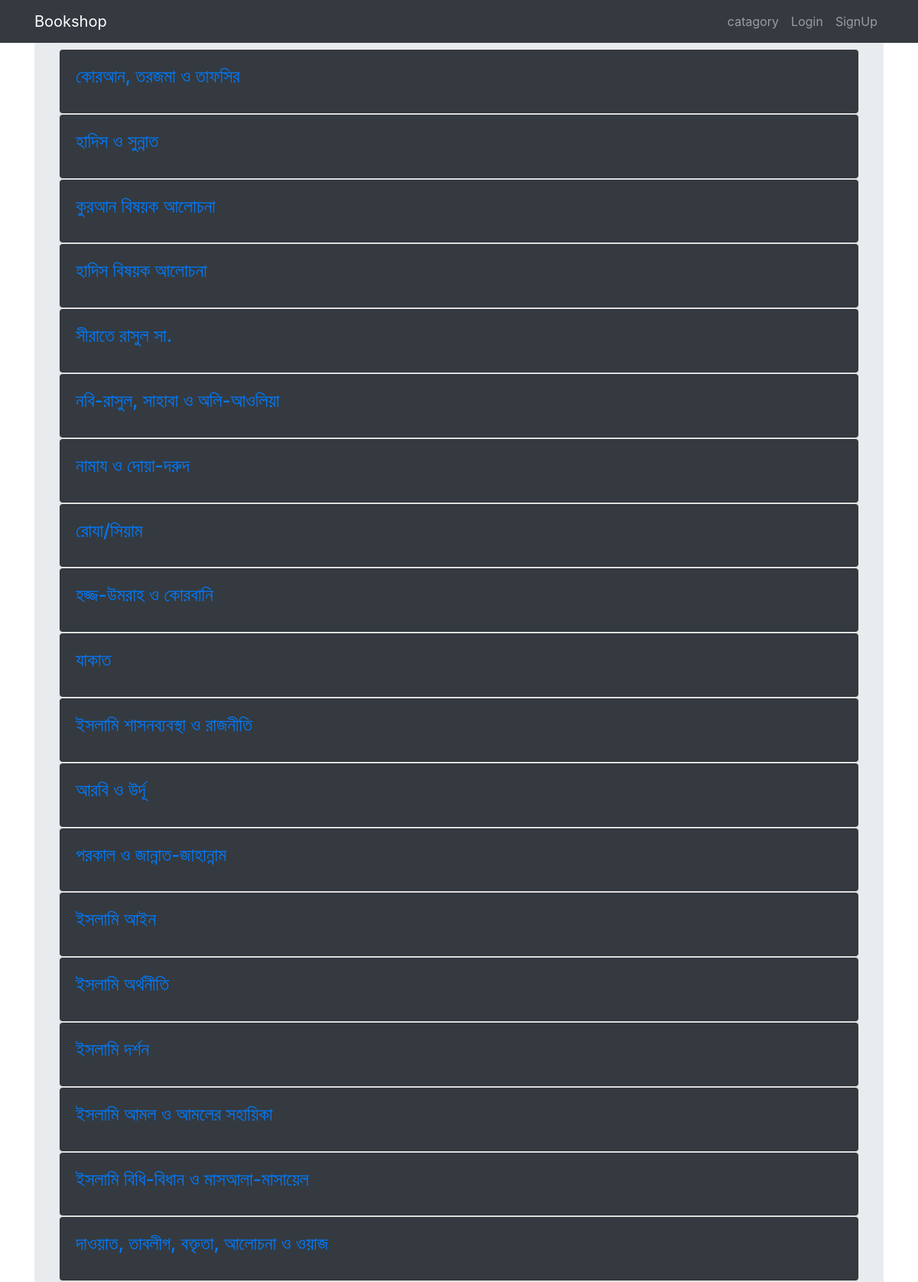
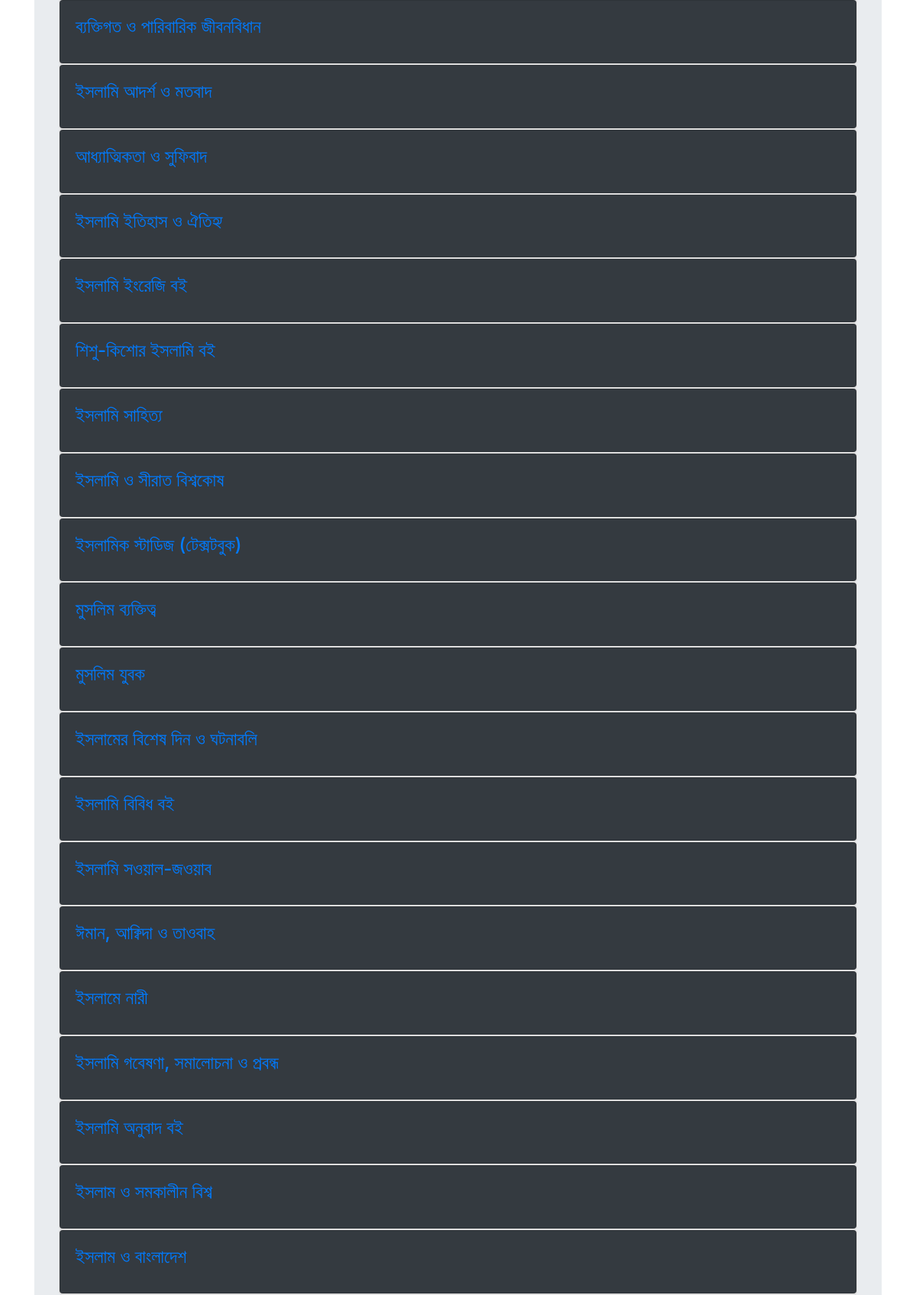
The page /catagory_home/ (upper part) on the database its author committed (2 pictures, top to bottom).
### book_info/models.py (models this page shows, shortened)
class Catagory(models.Model):
    name = models.CharField(max_length=100)

### book_info/views.py (the view)
# urls.py: path('catagory_home/', views.catagory_home, name='catagory_home'),
def catagory_home(request):
    template = loader.get_template('book_info/catagory_home.html')
    catagory = Catagory.objects.all()
    context = {'catagory':catagory}
    return HttpResponse(template.render(context, request))

### book_info/templates/book_info/catagory_home.html
{% extends 'base.html' %}
{% load static %}
{% block content %}
{% for catagory in catagory %}
<div class="card" >
  <div class="card bg-Dark text-white">
  <div class="card-body">
    <a  class="card-title" href="{% url 'catagory_detail' catagory.id %}" ><h4 class="card-title">{{ catagory.name }}</h4></a>
  </div>
</div>
</div>
{% endfor %}
{% endblock %}

### rows shown on the page
Catagory: name "কোরআন, তরজমা ও তাফসির"
Catagory: name "হাদিস ও সুন্নাত"
Catagory: name "কুরআন বিষয়ক আলোচনা"
Catagory: name "হাদিস বিষয়ক আলোচনা"
Catagory: name "সীরাতে রাসুল সা."
Catagory: name "নবি-রাসুল, সাহাবা ও অলি-আওলিয়া"
Catagory: name "নামায ও দোয়া-দরুদ"
Catagory: name "রোযা/সিয়াম"
Catagory: name "হজ্জ-উমরাহ ও কোরবানি"
Catagory: name "যাকাত"
Catagory: name "ইসলামি শাসনব্যবস্থা ও রাজনীতি"
Catagory: name "আরবি ও উর্দূ"
Catagory: name "পরকাল ও জান্নাত-জাহান্নাম"
Catagory: name "ইসলামি আইন"
Catagory: name "ইসলামি অর্থনীতি"
Catagory: name "ইসলামি দর্শন"
Catagory: name "ইসলামি আমল ও আমলের সহায়িকা"
Catagory: name "ইসলামি বিধি-বিধান ও মাসআলা-মাসায়েল"
Catagory: name "দাওয়াত, তাবলীগ, বক্তৃতা, আলোচনা ও ওয়াজ"
Catagory: name "ব্যক্তিগত ও পারিবারিক জীবনবিধান"
Catagory: name "ইসলামি আদর্শ ও মতবাদ"
Catagory: name "আধ্যাত্মিকতা ও সুফিবাদ"
Catagory: name "ইসলামি ইতিহাস ও ঐতিহ্য"
Catagory: name "ইসলামি ইংরেজি বই"
Catagory: name "শিশু-কিশোর ইসলামি বই"
Catagory: name "ইসলামি সাহিত্য"
Catagory: name "ইসলামি ও সীরাত বিশ্বকোষ"
Catagory: name "ইসলামিক স্টাডিজ (টেক্সটবুক)"
Catagory: name "মুসলিম ব্যক্তিত্ব"
Catagory: name "মুসলিম যুবক"
Catagory: name "ইসলামের বিশেষ দিন ও ঘটনাবলি"
Catagory: name "ইসলামি বিবিধ বই"
Catagory: name "ইসলামি সওয়াল-জওয়াব"
Catagory: name "ঈমান, আক্বিদা ও তাওবাহ"
Catagory: name "ইসলামে নারী"
Catagory: name "ইসলামি গবেষণা, সমালোচনা ও প্রবন্ধ"
Catagory: name "ইসলামি অনুবাদ বই"
Catagory: name "ইসলাম ও সমকালীন বিশ্ব"
Catagory: name "ইসলাম ও বাংলাদেশ"
